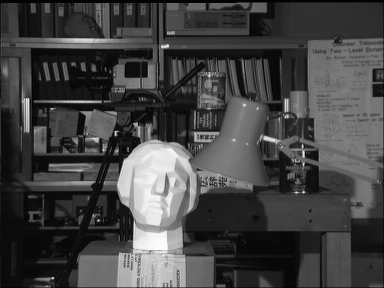
//> input picture stereo_match/tsukuba_l.png, 384 x 288 px
$ ./ZSSD   (built with g++ and OpenCV 4)
//> lines starting //> are read from the running program, lines starting //| are printed output that depends on the picture
#include<iostream>
#include<cv.h>
#include<highgui.h>

using namespace std;
int GetHammingWeight(unsigned int value);
int main(){
    /*Half of the window size for the census transform*/
    int hWin = 5;
    int compareLength = (2*hWin+1)*(2*hWin+1);

    cout<<"hWin: "<<hWin<<";  "<<"compare length:  "<<compareLength<<endl;
    cout<<"ZSSD test"<<endl;
    // char stopKey;
  /*  IplImage * leftImage = cvLoadImage("l2.jpg",0);
    IplImage * rightImage = cvLoadImage("r2.jpg",0);*/

    IplImage * leftImage = cvLoadImage("../tsukuba_l.png",0);
//> leftImage is the input picture: 288 rows x 384 cols, CV_8UC1; min 0, max 252, mean 67.6
    IplImage * rightImage = cvLoadImage("../tsukuba_r.png",0);
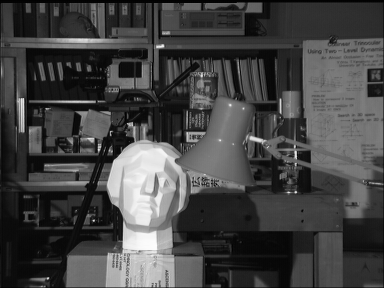
//> input picture stereo_match/tsukuba_r.png, 384 x 288 px
//> rightImage is the input picture: 288 rows x 384 cols, CV_8UC1; min 0, max 253, mean 68

    int imageWidth = leftImage->width;
//> imageWidth = 384
    int imageHeight =leftImage->height;
//> imageHeight = 288

    IplImage * SADImage = cvCreateImage(cvGetSize(leftImage),leftImage->depth,1);
    IplImage * MatchLevelImage = cvCreateImage(cvGetSize(leftImage),leftImage->depth,1);

    int minDBounds = 0;
    int maxDBounds = 31;

    cvNamedWindow("Left",1);
    cvNamedWindow("Right",1);
    cvNamedWindow("ZSSD",1);
    cvNamedWindow("MatchLevel",1);

    cvShowImage("Left",leftImage);
    cvShowImage("Right",rightImage);


    /*Census Transform */
    int i,j ,m,n,k;
    unsigned char centerPixel = 0;
    unsigned char neighborPixel = 0;
    int bitCount = 0;
    unsigned int bigger = 0;


    int sumLeft = 0;
    int sumRight = 0;
    int sum =0;

    int zSumLeft  = 0;
    int zSumRight = 0;

    unsigned int *matchLevel = new unsigned int[maxDBounds - minDBounds  + 1];
    int tempMin = 0;
    int tempIndex = 0;

    unsigned char* dst;
    unsigned char* leftSrc  = NULL;
    unsigned char* rightSrc = NULL;

    unsigned char leftPixel = 0;
    unsigned char rightPixel =0;
    unsigned char subPixel = 0;
    unsigned char meanLeftPixel  = 0;
    unsigned char meanRightPixel = 0;


    for(i = 0 ; i < leftImage->height;i++){
        for(j = 0; j< leftImage->width;j++){

            /*均值计算 */
            for (k = minDBounds;k <= maxDBounds;k++)
            {
                sumLeft  = 0;
                sumRight = 0;
                for (m = i-hWin; m <= i + hWin;m++)
                {
                    for (n = j - hWin; n <= j + hWin;n++)
                    {
                          if (m < 0 || m >= imageHeight || n <0 || n >= imageWidth )
                          {
                              sumLeft += 0;
                          }else {
                              leftSrc = (unsigned char*)leftImage->imageData
                                  + m*leftImage->widthStep + n + k;
                              leftPixel = *leftSrc;
                              sumLeft += leftPixel;
                          }


                          if (m < 0 || m >= imageHeight || n + k <0 || n +k >= imageWidth)
                          {
                               sumRight += 0;
                          }else
                          {
                              rightSrc = (unsigned char*)rightImage->imageData
                                           + m*rightImage->widthStep + n;
                              rightPixel = *rightSrc;
                              sumRight += rightPixel;
                          }

                    }
                }

                meanLeftPixel  = sumLeft/compareLength;
                meanRightPixel = sumRight/compareLength;
                 /*ZSSD*/
               sum = 0;
                 for (m = i-hWin; m <= i + hWin;m++)
                {
                    for (n = j - hWin; n <= j + hWin;n++)
                    {
                          if (m < 0 || m >= imageHeight || n <0 || n >= imageWidth )
                          {
                              //zSumLeft += 0;
                              leftPixel = 0;
                          }else {
                              leftSrc = (unsigned char*)leftImage->imageData
                                  + m*leftImage->widthStep + n + k;
                              leftPixel = *leftSrc;
                              //zSumLeft += (leftPixel - meanLeftPixel)*(leftPixel -meanLeftPixel);
                          }


                          if (m < 0 || m >= imageHeight || n + k <0 || n +k >= imageWidth)
                          {
                               //zSumRight += 0;
                              rightPixel = 0;
                          }else
                          {
                              rightSrc = (unsigned char*)rightImage->imageData
                                           + m*rightImage->widthStep + n;
                              rightPixel = *rightSrc;
                              // zSumRight += (rightPixel - meanRightPixel)*(rightPixel - meanRightPixel);
                          }

                          sum += ((rightPixel - meanRightPixel)-(leftPixel -meanLeftPixel))
                                 *((rightPixel - meanRightPixel)-(leftPixel -meanLeftPixel));
                    }
                }


                matchLevel[k] = sum;
                //cout<<sum<<endl;
            }

            /*寻找最佳匹配点*/
           // matchLevel[0] = 1000000;

            tempMin = 0;
            tempIndex = 0;
            for ( m = 1;m < maxDBounds - minDBounds + 1;m++)
            {
                //cout<<matchLevel[m]<<endl;
                if (matchLevel[m] < matchLevel[tempIndex])
                {
                    tempMin = matchLevel[m];
                    tempIndex = m;
                }
            }
            dst = (unsigned char *)SADImage->imageData + i*SADImage->widthStep + j;
            //cout<<"index: "<<tempIndex<<"  ";

            *dst = tempIndex*8;
            dst = (unsigned char *)MatchLevelImage->imageData + i*MatchLevelImage->widthStep + j;
            *dst = tempMin;
            //cout<<"min:  "<<tempMin<<"  ";
            //cout<< tempIndex<<"  " <<tempMin<<endl;
        }
       // cvWaitKey(0);
    }
//> this loop made 288 passes
//> (sumLeft, meanLeftPixel) on passes 1 to 3: (558, 4), (680, 5), (802, 6)
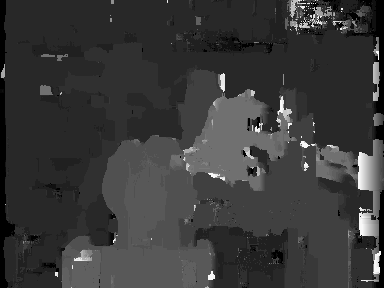
//> SADImage: 288 rows x 384 cols, CV_8UC1; min 0, max 248, mean 57.2
//> after the loop, sumLeft = 673; sumRight = 0; leftPixel = 0; rightPixel = 0; meanLeftPixel = 5; meanRightPixel = 0; sum = 12338; tempMin = 0; tempIndex = 0

    cvShowImage("ZSSD",SADImage);
    cvShowImage("MatchLevel",MatchLevelImage);
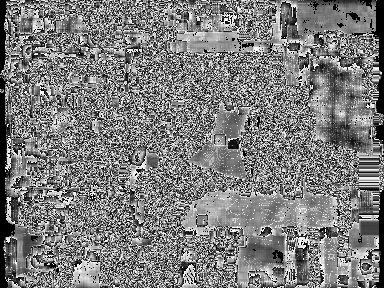
//> window 'MatchLevel': 288 rows x 384 cols, CV_8UC1; min 0, max 255, mean 124.5
    cvSaveImage("depth.jpg",SADImage);
    cvSaveImage("matchLevel.jpg",MatchLevelImage);


    cout<<endl<<"Over"<<endl;
    cvWaitKey(0);
    cvDestroyAllWindows();
    cvReleaseImage(&leftImage);
    cvReleaseImage(&rightImage);
    return 0;
}
